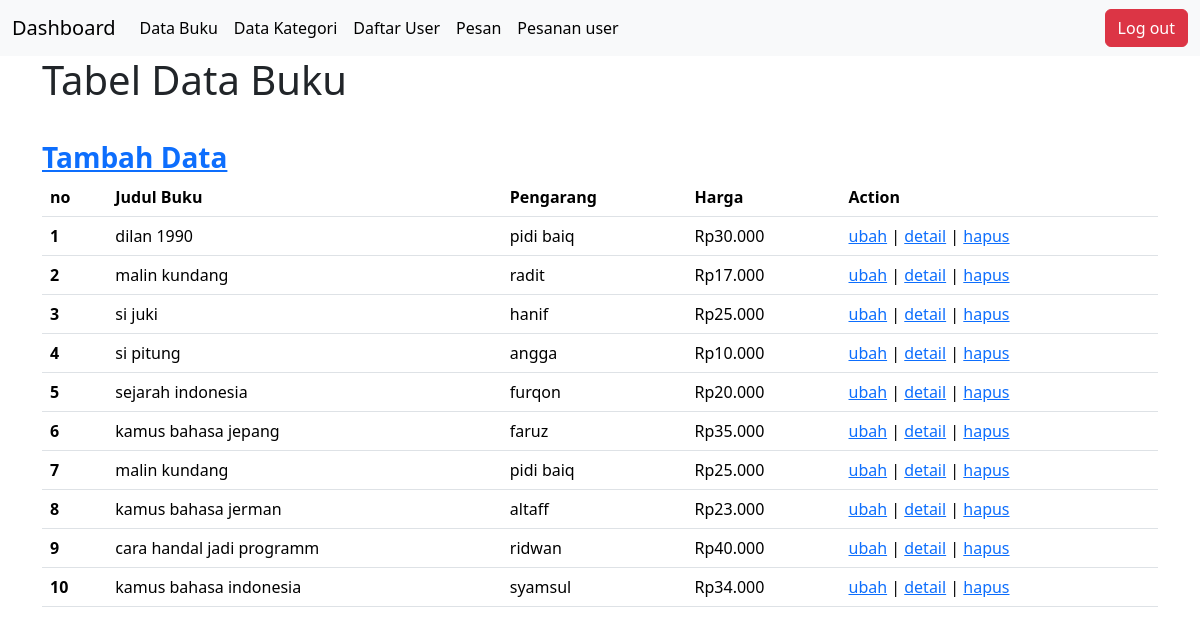
Page /admin/data_buku.php on the committed database.
### tables this page shows
CREATE TABLE `data_buku` (
  `id` int(11) NOT NULL,
  `judul` varchar(25) NOT NULL,
  `pengarang` varchar(25) NOT NULL,
  `tahun_terbit` varchar(20) NOT NULL,
  `halaman` varchar(25) NOT NULL,
  `harga` float NOT NULL,
  `cover` varchar(255) NOT NULL
);

### admin/data_buku.php (the view, shortened to what this page needs)
<?php
include 'navbar.php';
require 'conn.php';
$result = mysqli_query($conn, 'SELECT * FROM  data_buku');
$bukus = [];
if (mysqli_num_rows($result) > 0) {
    while ($row = mysqli_fetch_assoc($result)) {
        $bukus[] = $row;
    }
}
?>
<!doctype html>
<html lang="en">
  <head>
    <link href="https://cdn.jsdelivr.net/npm/bootstrap@5.3.3/dist/css/bootstrap.min.css" rel="stylesheet">
  </head>
  <body>
    <div class="container">
    <h1>Tabel Data Buku</h1>
    <br>
    <a href="tambah.php" class="fs-3 fw-bold">Tambah Data </a>
    <br>
  <table class="table">
  <thead>
    <tr>
      <th scope="col">no</th>
      <th scope="col">Judul Buku</th>
      <th scope="col">Pengarang</th>
      <th scope="col">Harga</th>
      <th scope="col">Action</th>
    </tr>
  </thead>
  <tbody>
    <?php $no = 1;
foreach ($bukus as $buku) { ?>
        <tr>
        <th scope="row"><?php echo $no++; ?></th>
        <td><?php echo $buku['judul']; ?></td>
        <td><?php echo $buku['pengarang']; ?></td>
        <td>Rp<?php echo number_format($buku['harga'], 0, ',', '.'); ?></td>
        <td><a href="ubah.php?id=<?php echo $buku['id']; ?>">ubah</a> | <a href="detail.php?id=<?php echo $buku['id']; ?>">detail</a> |
        <a href="hapus.php?id=<?php echo $buku['id']; ?>" onclick="return confirm('yakin?');" >hapus</a></td>
      </tr>
    <?php } ?>
  </tbody>
</table>
</div>
  </body>
</html>

### rows in the picture
data_buku: judul "dilan 1990", pengarang "pidi baiq", harga "30.000"
data_buku: judul "malin kundang", pengarang "radit", harga "17.000"
data_buku: judul "si juki", pengarang "hanif", harga "25.000"
data_buku: judul "si pitung", pengarang "angga", harga "10.000"
data_buku: judul "sejarah indonesia", pengarang "furqon", harga "20.000"
data_buku: judul "kamus bahasa jepang", pengarang "faruz", harga "35.000"
data_buku: judul "malin kundang", pengarang "pidi baiq", harga "25.000"
data_buku: judul "kamus bahasa jerman", pengarang "altaff", harga "23.000"
data_buku: judul "cara handal jadi programm", pengarang "ridwan", harga "40.000"
data_buku: judul "kamus bahasa indonesia", pengarang "syamsul", harga "34.000"
